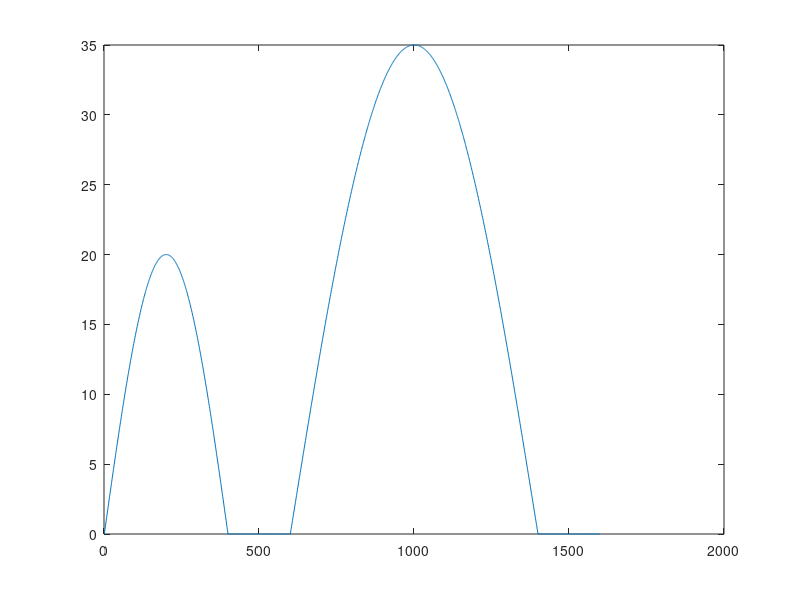

Here is the MATLAB script that generated this plot:
clear;

%% 1
% t = linspace(0,1,500);
% knee_ref1 = 50*t;
% knee_ref2 = 50*(flip(t));
% 
% knee_ref = [knee_ref1, knee_ref2];
% 
% save("ref50angle.mat");

%% 2
% t = linspace(0,1,500);
% ref1 = 45*t-5;
% ref2 = 40*ones(1,length(t));
% 
% knee_ref = [ref1, ref2, flip(ref1)];
% 
% plot(knee_ref);
% save("reference_for_thesis.mat");

%% 3
% t = linspace(0,1,500);
% ref1 = 40*t; %1s
% ref2 = 40*ones(1,length(t));
% ref3 = flip(ref1);
% ref4 = 0*ones(1,2*length(t));
% 
% knee_ref = [ref1, ref2, ref3, ref4];
% 
% plot(knee_ref);
% 
% save("reference_for_thesis_rest.mat");


%% 4
n = 100;
t = linspace(0,pi/2,n*2);
ref1 = 20*sin(t);
ref2 = flip(ref1);
ref6 = 0*ones(1,2*n);
t = linspace(0,pi/2,n*4);
ref3 = 35*sin(t); 
ref4 = flip(ref3);
ref5 = 0*ones(1,2*n);

knee_ref = [ref1, ref2, ref6, ref3, ref4 ref5]; 

plot(knee_ref);

save("senoides1600.mat");

% 
% %% 5
% n = 100;
% t = linspace(0,pi/2,n*2);
% ref1 = 15*sin(t);
% ref2 = flip(ref1);
% ref6 = 0*ones(1,2*n);
% t = linspace(0,pi/2,n*4);
% ref3 = 15*sin(t); 
% ref4 = flip(ref3);
% ref5 = 0*ones(1,2*n);
% 
% knee_ref = [ref1, ref2, ref6, ref3, ref4 ref5]; 
% 
% figure();
% plot(knee_ref);
% 
% save("senoides0a15.mat");
% 
% 
% %% 6
% n = 100;
% t = linspace(0,pi/2,n*2);
% ref1 = 15*sin(t)+15;
% ref2 = flip(ref1);
% ref6 = 0*ones(1,2*n)+15;
% t = linspace(0,pi/2,n*4);
% ref3 = 15*sin(t)+15; 
% ref4 = flip(ref3);
% ref5 = 0*ones(1,2*n)+15;
% 
% knee_ref = [ref1, ref2, ref6, ref3, ref4 ref5]; 
% 
% figure();
% plot(knee_ref);
% 
% save("senoides15a30.mat");
% 
% 
% 
% %% 7
% n = 100;
% t = linspace(0,pi/2,n*2);
% ref1 = 15*sin(t)+30;
% ref2 = flip(ref1);
% ref6 = 0*ones(1,2*n)+30;
% t = linspace(0,pi/2,n*4);
% ref3 = 15*sin(t)+30; 
% ref4 = flip(ref3);
% ref5 = 0*ones(1,2*n)+30;
% 
% knee_ref = [ref1, ref2, ref6, ref3, ref4 ref5]; 
% 
% figure();
% plot(knee_ref);
% 
% save("senoides30a45.mat");
